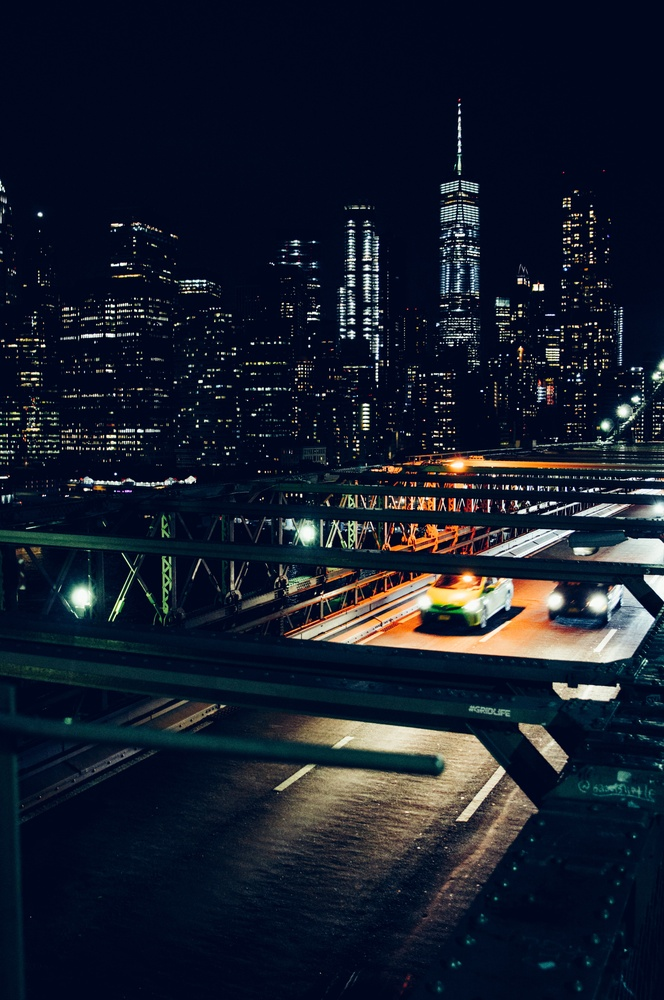
#> input picture Web DEV/rain/1.jpg, 664 x 1000 px, shrunk from 3264 x 4912 before the run, given in place of 1.png, which was not available
$ python 3.py
#> lines starting #> are read from the running program, lines starting #| are printed output that depends on the picture; pictures that were not available may be replaced by others from this repository, and a replacement may not be noted
import cv2 as cv
import numpy as np
img = cv.imread("/Users/raghav/Desktop/1.png", 0)
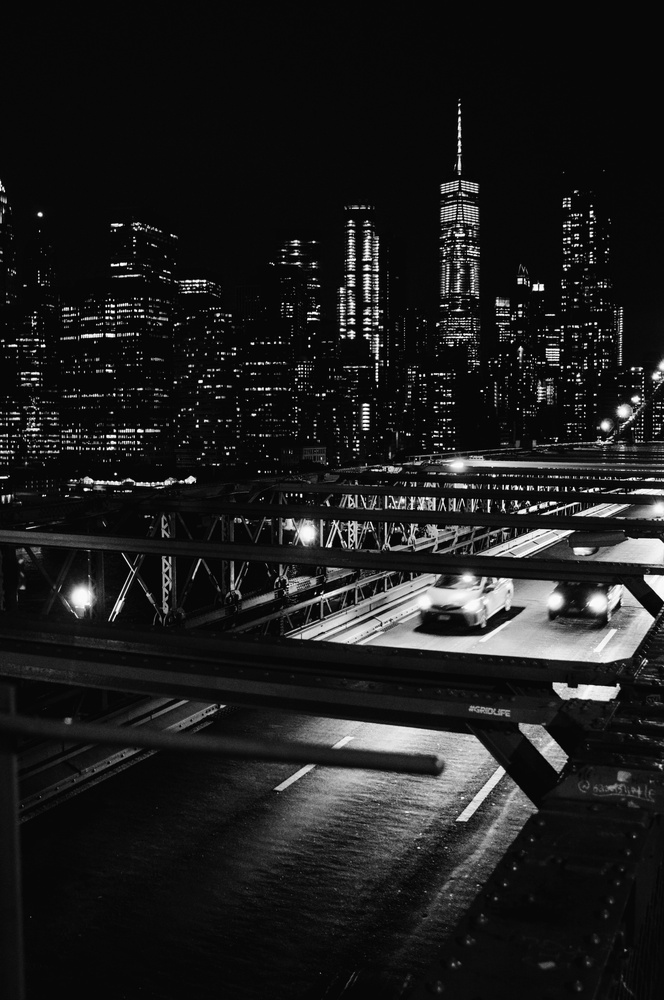
#> img: shape (1000, 664); min 0, max 255, mean 29.5
kernel = np.ones((5,5),np.uint8)
erosion = cv.erode(img,kernel,iterations = 1)
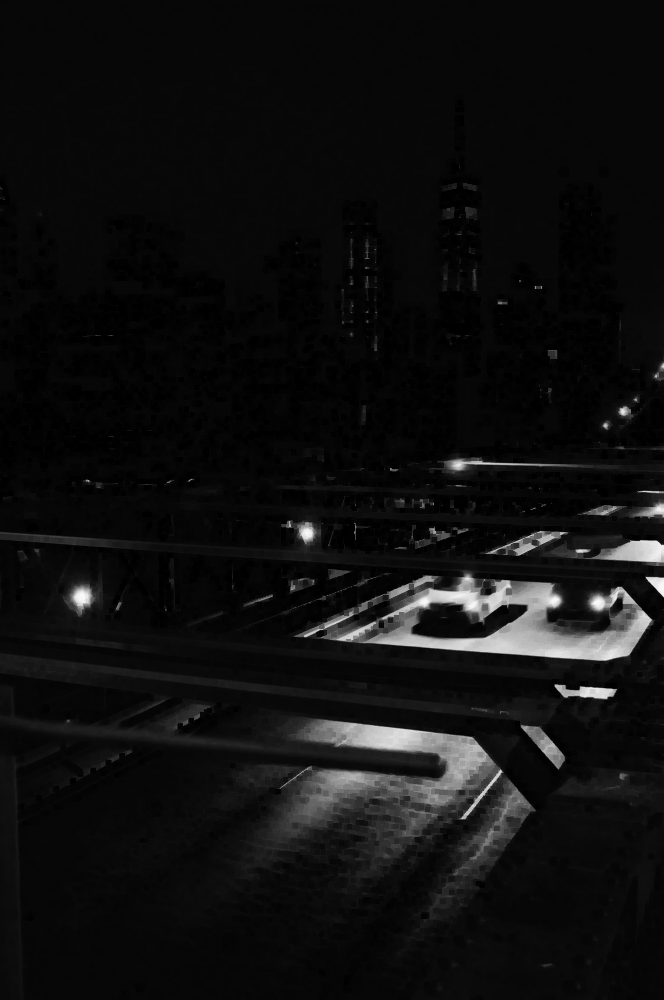
#> erosion: shape (1000, 664); min 0, max 248, mean 15.4
dilation = cv.dilate(img,kernel,iterations = 1)
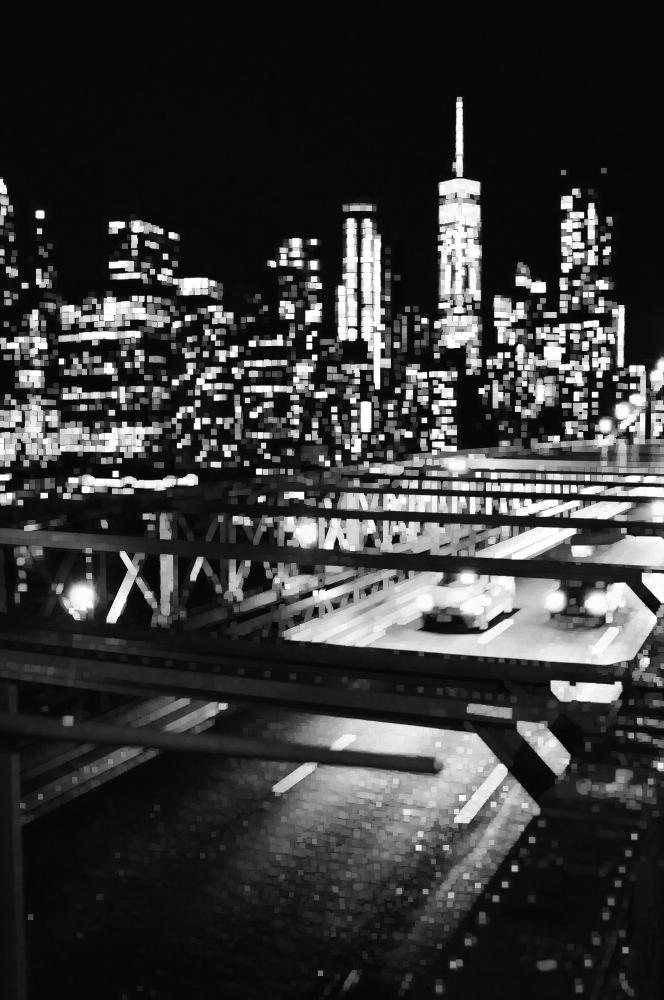
#> dilation: shape (1000, 664); min 7, max 255, mean 56.5

cv.imshow("new", kernel)
cv.imshow("new", erosion)
cv.imshow("new", dilation)


cv.waitKey(0)
cv.destroyAllWindows()
